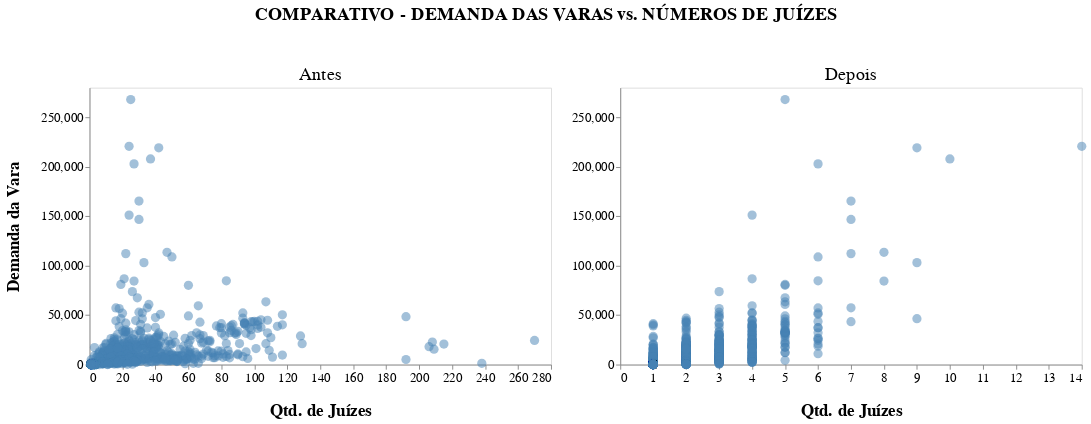

Source (notebook cell):
### Code cell
# Gráfico da produtividade das varas vs número de juízes
df_demanda_vara_x_juize_x1 = df_demanda_vara_x_juize[df_demanda_vara_x_juize['Vara'] != 'VARA_11822']

chart1 = (
    alt.Chart(df_demanda_vara_x_juize_x1)
    .mark_circle(size=100, opacity=0.5, color="steelblue")
    .encode(
        x=alt.X("Qtd Juizes Antes", title="Qtd. de Juízes",
                axis=alt.Axis(grid=False, titleFontSize=18, titlePadding=20, labelFontSize=14)), 
        y=alt.Y("Demanda", title="Demanda da Vara", 
                axis=alt.Axis(grid=False, titleFontSize=18, titlePadding=20, labelFontSize=14)),
        tooltip=["Qtd Juizes Antes", "Demanda", "Vara"]
    ).properties(
        width=500,
        height=300,
        title={
            "text": " ",
            "subtitle": ["Antes"],
            #"anchor": "start", # alinhar à esquerda
            "fontSize": 20,
            "subtitleFontSize": 20,
            "subtitlePadding": 15
        }
    )
)

# Gráfico da produtividade das varas vs número de juízes
chart2 = (
    alt.Chart(df_demanda_vara_x_juize_x1)
    .mark_circle(size=100, opacity=0.5, color="steelblue")
    .encode(
        x=alt.X("Qtd Juizes Depois", title="Qtd. de Juízes",
                axis=alt.Axis(grid=False, titleFontSize=18, titlePadding=20, labelFontSize=14)), 
        y=alt.Y("Demanda", title=None, 
                axis=alt.Axis(grid=False, titleFontSize=18, titlePadding=20, labelFontSize=14)),
        tooltip=["Qtd Juizes Depois", "Demanda", "Vara"]
    ).properties(
        width=500,
        height=300,
        title={
            "text": " ",
            "subtitle": ["Depois"],
            #"anchor": "start", # alinhar à esquerda
            "fontSize": 20,
            "subtitleFontSize": 20,
            "subtitlePadding": 15
        }
    )
)

# Concatenar com título geral
final_chart = (chart1 | chart2).properties(
    title={
        "text": "COMPARATIVO - DEMANDA DAS VARAS vs. NÚMEROS DE JUÍZES",
        "fontSize": 20,
        "anchor": "middle",   # centraliza
        "color": "black",
        "offset": 10
    }
)

final_chart

### Figure 1 — Vega-Lite specification as saved in the notebook (floating-point values rounded to 4 significant figures; data arrays with more than 128 entries replaced by an {"elided": "..."} marker saying what was removed)
{"config": {"view": {"continuousWidth": 300, "continuousHeight": 300}}, "hconcat": [{"mark": {"type": "circle", "color": "steelblue", "opacity": 0.5, "size": 100}, "encoding": {"tooltip": [{"field": "Qtd Juizes Antes", "type": "quantitative"}, {"field": "Demanda", "type": "quantitative"}, {"field": "Vara", "type": "nominal"}], "x": {"axis": {"grid": false, "labelFontSize": 14, "titleFontSize": 18, "titlePadding": 20}, "field": "Qtd Juizes Antes", "title": "Qtd. de Juízes", "type": "quantitative"}, "y": {"axis": {"grid": false, "labelFontSize": 14, "titleFontSize": 18, "titlePadding": 20}, "field": "Demanda", "title": "Demanda da Vara", "type": "quantitative"}}, "height": 300, "title": {"text": " ", "subtitle": ["Antes"], "fontSize": 20, "subtitleFontSize": 20, "subtitlePadding": 15}, "width": 500}, {"mark": {"type": "circle", "color": "steelblue", "opacity": 0.5, "size": 100}, "encoding": {"tooltip": [{"field": "Qtd Juizes Depois", "type": "quantitative"}, {"field": "Demanda", "type": "quantitative"}, {"field": "Vara", "type": "nominal"}], "x": {"axis": {"grid": false, "labelFontSize": 14, "titleFontSize": 18, "titlePadding": 20}, "field": "Qtd Juizes Depois", "title": "Qtd. de Juízes", "type": "quantitative"}, "y": {"axis": {"grid": false, "labelFontSize": 14, "titleFontSize": 18, "titlePadding": 20}, "field": "Demanda", "title": null, "type": "quantitative"}}, "height": 300, "title": {"text": " ", "subtitle": ["Depois"], "fontSize": 20, "subtitleFontSize": 20, "subtitlePadding": 15}, "width": 500}], "data": {"name": "data-ac6f4bebd6a989e8b8b3abe5265ba6af"}, "title": {"text": "COMPARATIVO - DEMANDA DAS VARAS vs. NÚMEROS DE JUÍZES", "fontSize": 20, "anchor": "middle", "color": "black", "offset": 10}, "$schema": "https://vega.github.io/schema/vega-lite/v5.20.1.json", "datasets": {"data-ac6f4bebd6a989e8b8b3abe5265ba6af": {"elided": "849 records"}}}
